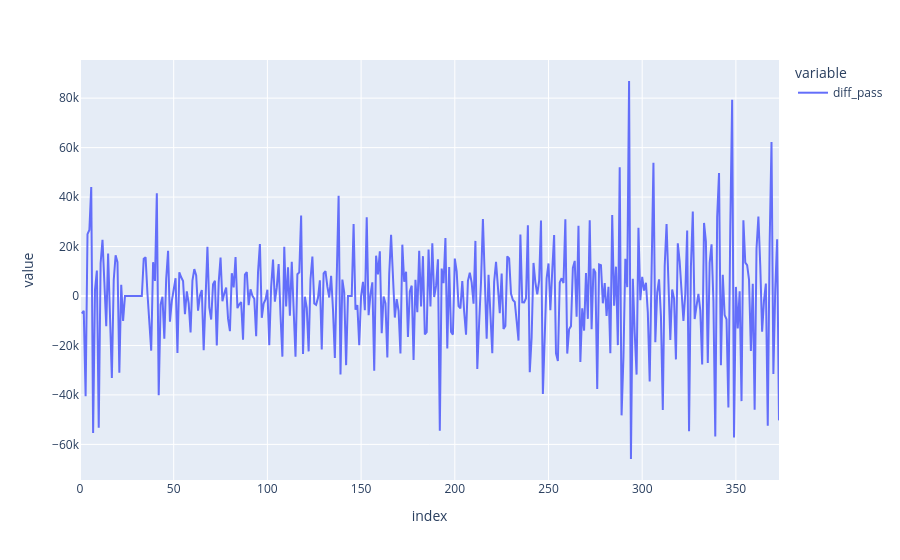

Notebook code cell kept with this figure:
### Code cell
# Gráfico de la serie diferenciada (es la misma serie que antes, pero sin la tendencia)

px.line(df_arima_uk['diff_pass'])

### Figure 1 — Plotly figure (JSON) as saved in the notebook; plotly's stock layout.template omitted (floating-point values rounded to 4 significant figures; data arrays with more than 128 entries replaced by an {"elided": "..."} marker saying what was removed)
{"data": [{"hovertemplate": "variable=diff_pass<br>index=%{x}<br>value=%{y}<extra></extra>", "legendgroup": "diff_pass", "line": {"color": "#636efa", "dash": "solid"}, "marker": {"symbol": "circle"}, "mode": "lines", "name": "diff_pass", "orientation": "v", "showlegend": true, "type": "scatter", "x": {"elided": "374 int values"}, "xaxis": "x", "y": {"elided": "374 float values"}, "yaxis": "y"}], "layout": {"legend": {"title": {"text": "variable"}, "tracegroupgap": 0}, "margin": {"t": 60}, "xaxis": {"anchor": "y", "domain": [0, 1], "title": {"text": "index"}}, "yaxis": {"anchor": "x", "domain": [0, 1], "title": {"text": "value"}}}}
